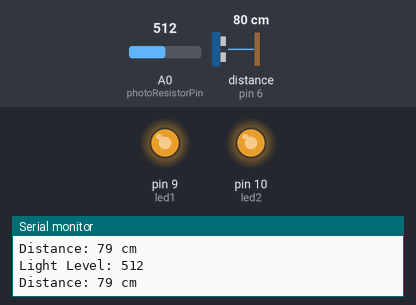
Bench run of a sketch on a simulated Arduino Uno, built with avr-gcc and run on an emulated ATmega328P. Shown: output pins drawn as LEDs (lit = HIGH), the last lines printed to the serial monitor. Wiring (inferred from the names in the program): ultrasonic range finder: trigger pin 5; echo pin 6. Inputs (shaded band) come from the test bench; at power-on: distance to the obstacle (sensor on pin 6) 80 cm, A0 (photoResistorPin) = 512. The echo pulse lasts 58.3 µs per cm; pins used as bus, display or sensor lines are not drawn.

Above: at 1.2 s.
1.3 s: distance to the obstacle (sensor on pin 6) set to 35 cm
At 2.4 s:
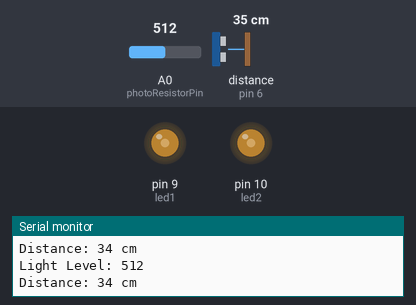
2.8 s: A0 (photoResistorPin) set to 787
4.3 s: A0 (photoResistorPin) set to 814
At 5.5 s:
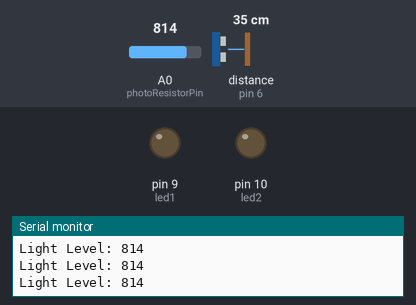
5.8 s: A0 (photoResistorPin) set to 90
At 7.0 s:
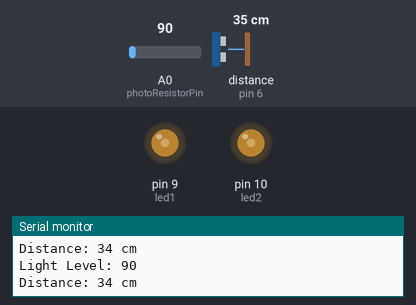
7.3 s: distance to the obstacle (sensor on pin 6) set to 9 cm
At 8.5 s:
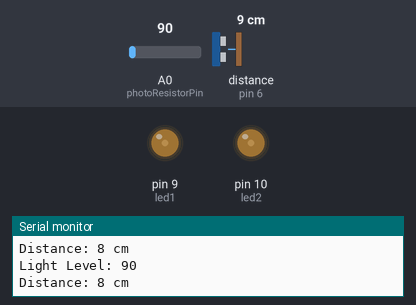
8.8 s: distance to the obstacle (sensor on pin 6) set to 60 cm
At 9.5 s:
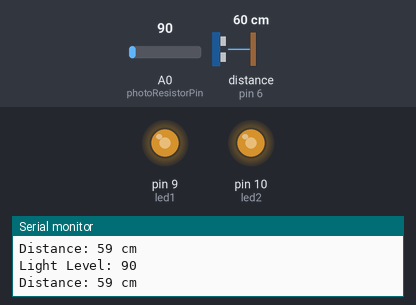
Timing chart, 0 to 11.3 s (numbered marks = the images above; inputs shaded):
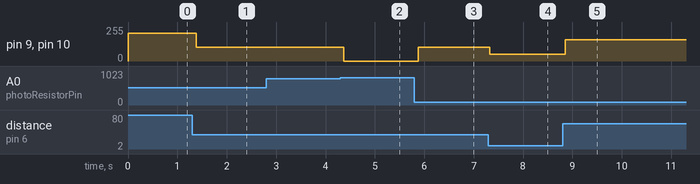

Measured:
- the behaviour switches between 800 and 801 on A0 (photoResistorPin) (found by bisection; images 1 and 2)
- after the input at 1.3 s, pin 9 (led1), pin 10 (led2): 207/255 → 104/255 after 0.08 s
- after the input at 4.3 s, pin 9 (led1), pin 10 (led2): 104/255 → 0/255 after 0.07 s
- after the input at 5.8 s, pin 9 (led1), pin 10 (led2): 0/255 → 104/255 after 0.08 s
- after the input at 7.3 s, pin 9 (led1), pin 10 (led2): 104/255 → 50/255 at once
- after the input at 8.8 s, pin 9 (led1), pin 10 (led2): 50/255 → 161/255 after 0.05 s

The sketch:

headlight_with_ultra_sensor_and_phoresistor.ino
```cpp
// Define pins
const int trigPin = 5;   // Ultrasonic sensor trigger pin
const int echoPin = 6;   // Ultrasonic sensor echo pin
const int led1 = 9;      // First LED pin
const int led2 = 10;     // Second LED pin
const int photoResistorPin = A0; // Photoresistor analog input pin

// Define constants
const int maxDistance = 100; // Maximum distance in cm to detect objects
const int minDistance = 10;  // Minimum distance for maximum dimming
const int lightThreshold = 800; // Threshold above which it's considered bright

void setup() {
    pinMode(trigPin, OUTPUT); // Set trigger pin as output
    pinMode(echoPin, INPUT);  // Set echo pin as input
    pinMode(led1, OUTPUT);    // Set LED 1 pin as output
    pinMode(led2, OUTPUT);    // Set LED 2 pin as output
    Serial.begin(9600);       // Start serial communication for debugging
}

void loop() {
    // Read the ambient light level
    int lightLevel = analogRead(photoResistorPin);

    // Print light level for debugging
    Serial.print("Light Level: ");
    Serial.println(lightLevel);

    // If it's bright outside, turn off the LEDs completely
    if (lightLevel > lightThreshold) {
        analogWrite(led1, 0);
        analogWrite(led2, 0);
    } else {
        // Send a short pulse to trigger the ultrasonic sensor
        digitalWrite(trigPin, LOW);
        delayMicroseconds(2);
        digitalWrite(trigPin, HIGH);
        delayMicroseconds(10);
        digitalWrite(trigPin, LOW);

        // Read the echo pin, which returns the duration of the pulse in microseconds
        long duration = pulseIn(echoPin, HIGH);

        // Convert duration to distance in cm
        int distance = duration * 0.034 / 2;

        // Print distance for debugging
        Serial.print("Distance: ");
        Serial.print(distance);
        Serial.println(" cm");

        // Calculate brightness based on distance
        int brightness;
        if (distance > maxDistance) {
            // If no object is detected, keep LEDs at full brightness
            brightness = 255;
        } else {
            // Map distance to LED brightness (closer object = lower brightness)
            brightness = map(distance, minDistance, maxDistance, 50, 255);
            brightness = constrain(brightness, 50, 255); // Ensure brightness stays in range
        }

        // Apply brightness to LEDs
        analogWrite(led1, brightness);
        analogWrite(led2, brightness);
    }

    // Small delay to stabilize readings
    delay(100);
}
```
